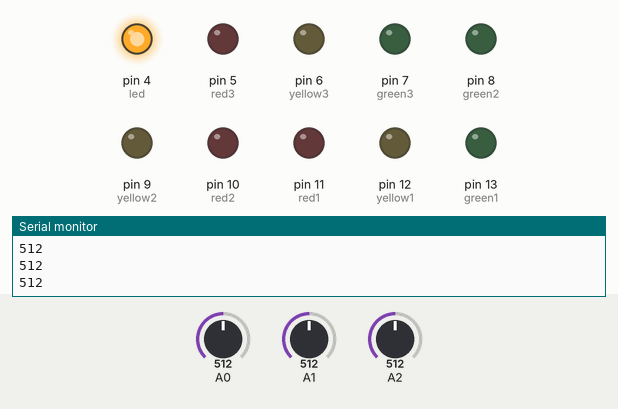
Recording of a sketch running on a simulated Arduino Uno, built with avr-gcc and run on an emulated ATmega328P. Parts: output pins drawn as LEDs (lit = HIGH), the last lines printed to the serial monitor. The inputs (shaded band) are chosen by the test bench; at power-on: A0 = 512, A2 = 512, A1 = 512.

Above: at 18.0 s.
18.1 s: A0 set to 693
32.5 s: A0 set to 711
At 37.3 s:
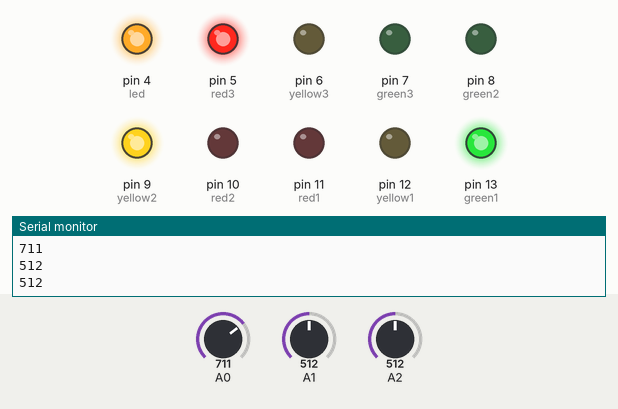
46.9 s: A2 set to 716
At 51.7 s:
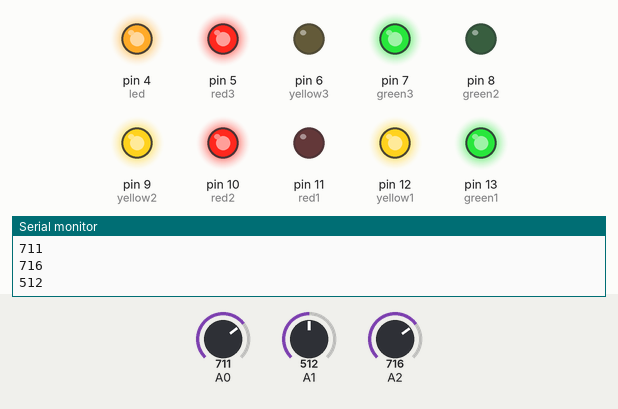
61.3 s: A1 set to 716
At 65.0 s:
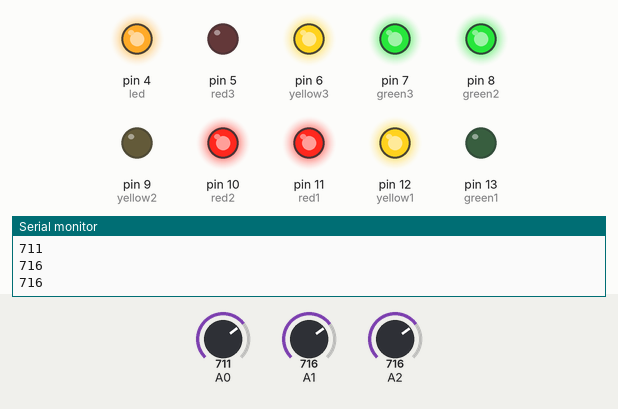
Timing chart, 0 to 73.3 s (numbered marks = the images above; inputs shaded):
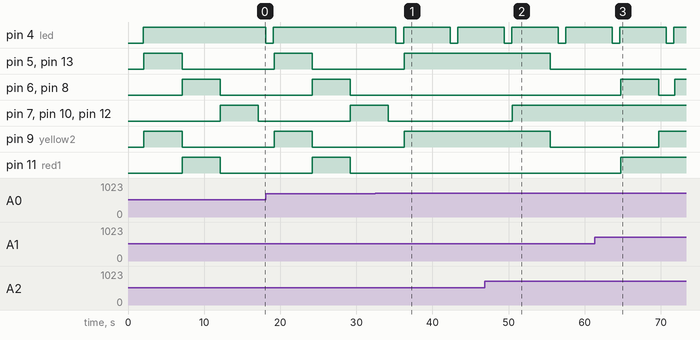

Measured:
- the behaviour switches between 700 and 701 on A0 (found by bisection; images 0 and 1)
- after the input at 32.5 s, pin 5 (red3), pin 9 (yellow2), pin 13 (green1): goes on until 36.3 s, then stays HIGH; pin 6 (yellow3), pin 8 (green2), pin 11 (red1): stays LOW (without the input it goes to HIGH after 8.8 s); pin 7 (green3), pin 10 (red2), pin 12 (yellow1): goes on until 34.2 s, then stays LOW
- after the input at 46.9 s, pin 5 (red3), pin 9 (yellow2), pin 13 (green1): HIGH → LOW after 8.6 s; pin 7 (green3), pin 10 (red2), pin 12 (yellow1): LOW → HIGH after 3.6 s
- after the input at 61.3 s, pin 6 (yellow3), pin 8 (green2): LOW → HIGH after 3.4 s, → LOW 5.0 s later, → HIGH 2.1 s later; pin 9 (yellow2): LOW → HIGH after 8.4 s; pin 11 (red1): LOW → HIGH after 3.4 s

The sketch:

DTCS.ino
```cpp
int x=0;
int count=0;
int T=700;
int C=1;
int led=4;
void setup()
{
Serial.begin(9600);
pinMode(led,OUTPUT);
pinMode(13,OUTPUT);//green1
pinMode(12,OUTPUT);//yellow1
pinMode(11,OUTPUT);//red1
pinMode(8,OUTPUT);//green2
pinMode(9,OUTPUT);//yellow2
pinMode(10,OUTPUT);//red2
pinMode(7,OUTPUT);//green3
pinMode(6,OUTPUT);//yellow3
pinMode(5,OUTPUT);//red3
pinMode(A0,INPUT);
pinMode(A1,INPUT);
pinMode(A2,INPUT);
pinMode(A3,INPUT);
}
void loop()
{
  delay(1000);
digitalWrite(led,LOW);
delay(1000);
digitalWrite(led,HIGH);

delay(100);
int first=analogRead(A0);
int second=analogRead(A1);
int third=analogRead(A2);

Serial.println(first);
Serial.println(third);
Serial.println(second);
if(first>T && third<T && second<T)
{
count++;
digitalWrite(13,HIGH);
digitalWrite(5,HIGH);
digitalWrite(9,HIGH);
delay(5000);
digitalWrite(12,LOW);
digitalWrite(11,LOW);
digitalWrite(6,LOW);
digitalWrite(7,LOW);
digitalWrite(10,LOW);
digitalWrite(8,LOW);
}
else if(first>T && second>T && first>>second && third<T)
{
count++;
digitalWrite(13,HIGH);
digitalWrite(5,HIGH);
digitalWrite(9,HIGH);
delay(5000);
digitalWrite(12,LOW);
digitalWrite(8,LOW);
digitalWrite(10,LOW);
digitalWrite(11,LOW);
digitalWrite(6,LOW);
digitalWrite(7,LOW);
}
else if(first>T && third>T && first>third && second<T)
{
digitalWrite(13,HIGH);
digitalWrite(5,HIGH);
digitalWrite(9,HIGH);
delay(5000);
digitalWrite(12,LOW);
digitalWrite(8,LOW);
digitalWrite(10,LOW);
digitalWrite(11,LOW);
digitalWrite(6,LOW);
digitalWrite(7,LOW);
}

else if(second>T && first>T && third>T && first>second && first>third)
{
count++;
digitalWrite(13,HIGH);
digitalWrite(5,HIGH);
digitalWrite(9,HIGH);
delay(5000);
digitalWrite(12,LOW);
digitalWrite(11,LOW);
digitalWrite(10,LOW);
digitalWrite(8,LOW);
digitalWrite(6,LOW);
digitalWrite(7,LOW);
}
else if(second>T && first<T && third<T)
{
count++;
digitalWrite(8,HIGH);
digitalWrite(6,HIGH);
digitalWrite(11,HIGH);
delay(5000);
digitalWrite(13,LOW);
digitalWrite(12,LOW);
digitalWrite(5,LOW);
digitalWrite(7,LOW);
digitalWrite(9,LOW);
digitalWrite(10,LOW);
}
else if(second>T && second>first && first>T && third<T)
{
  digitalWrite(8,HIGH);
digitalWrite(6,HIGH);
digitalWrite(11,HIGH);
delay(5000);
digitalWrite(13,LOW);
digitalWrite(12,LOW);
digitalWrite(5,LOW);
digitalWrite(7,LOW);
digitalWrite(9,LOW);
digitalWrite(10,LOW);
}
else if(second>T && second>third && first<T && third>T)
{
digitalWrite(8,HIGH);
digitalWrite(6,HIGH);
digitalWrite(11,HIGH);
delay(5000);
digitalWrite(13,LOW);
digitalWrite(12,LOW);
digitalWrite(5,LOW);
digitalWrite(7,LOW);
digitalWrite(9,LOW);
digitalWrite(10,LOW);
}
else if(second>T && first >T && third>T && second>first && second>third )
{
  digitalWrite(8,HIGH);
digitalWrite(6,HIGH);
digitalWrite(11,HIGH);
delay(5000);
digitalWrite(13,LOW);
digitalWrite(12,LOW);
digitalWrite(5,LOW);
digitalWrite(7,LOW);
digitalWrite(9,LOW);
digitalWrite(10,LOW);
}
else if(third>T && first<T && second<T)
{
  digitalWrite(7,HIGH);
digitalWrite(12,HIGH);
digitalWrite(10,HIGH);
delay(5000);
digitalWrite(13,LOW);
digitalWrite(11,LOW);
digitalWrite(8,LOW);
digitalWrite(9,LOW);
digitalWrite(6,LOW);
digitalWrite(5,LOW);
}
else if(third>T && first>T && second<T && third>first)
{
  digitalWrite(7,HIGH);
digitalWrite(12,HIGH);
digitalWrite(10,HIGH);
delay(5000);
digitalWrite(13,LOW);
digitalWrite(11,LOW);
digitalWrite(8,LOW);
digitalWrite(9,LOW);
digitalWrite(6,LOW);
digitalWrite(5,LOW);
}
else if(third>T && first<T && second>T && third>second)
{digitalWrite(7,HIGH);
digitalWrite(12,HIGH);
digitalWrite(10,HIGH);
delay(5000);
digitalWrite(13,LOW);
digitalWrite(11,LOW);
digitalWrite(8,LOW);
digitalWrite(9,LOW);
digitalWrite(6,LOW);
digitalWrite(5,LOW);
}
else if(third>T && first>T && second>T && third>second && third>first)
{
digitalWrite(7,HIGH);
digitalWrite(12,HIGH);
digitalWrite(10,HIGH);
delay(5000);
digitalWrite(13,LOW);
digitalWrite(11,LOW);
digitalWrite(8,LOW);
digitalWrite(9,LOW);
digitalWrite(6,LOW);
digitalWrite(5,LOW);
}
else if(first>T && second>T && third>T && first==second && first>third )
{
digitalWrite(13,HIGH);
digitalWrite(9,HIGH);
digitalWrite(5,HIGH);
delay(5000);
digitalWrite(8,HIGH);
digitalWrite(12,HIGH);

digitalWrite(13,LOW);
digitalWrite(9,LOW);
digitalWrite(5,HIGH);
}
else if(first>T && second>T && third>T && third>=second && third>first )
{
digitalWrite(8,HIGH);
digitalWrite(6,HIGH);
digitalWrite(11,HIGH);
delay(5000);
digitalWrite(7,HIGH);
digitalWrite(9,HIGH);

digitalWrite(8,LOW);
digitalWrite(6,LOW);
digitalWrite(11,HIGH);
}
else if(first>T && third>T && second>T && first>=third && first>second )
{
digitalWrite(7,HIGH);
digitalWrite(12,HIGH);
digitalWrite(10,HIGH);
delay(5000);
digitalWrite(13,HIGH);
digitalWrite(6,HIGH);

digitalWrite(7,LOW);
digitalWrite(10,LOW);
digitalWrite(10,HIGH);
}
else
{

digitalWrite(13,HIGH);
digitalWrite(9,HIGH);
digitalWrite(5,HIGH);
delay(5000);
digitalWrite(13,LOW);
digitalWrite(9,LOW);
digitalWrite(5,LOW);
digitalWrite(8,HIGH);
digitalWrite(6,HIGH);
digitalWrite(11,HIGH);
delay(5000);
digitalWrite(11,LOW);
digitalWrite(6,LOW);
digitalWrite(8,LOW);
digitalWrite(7,HIGH);
digitalWrite(10,HIGH);
digitalWrite(12,HIGH);
delay(5000);
digitalWrite(7,LOW);
digitalWrite(10,LOW);
digitalWrite(12,LOW);

}

}
```
